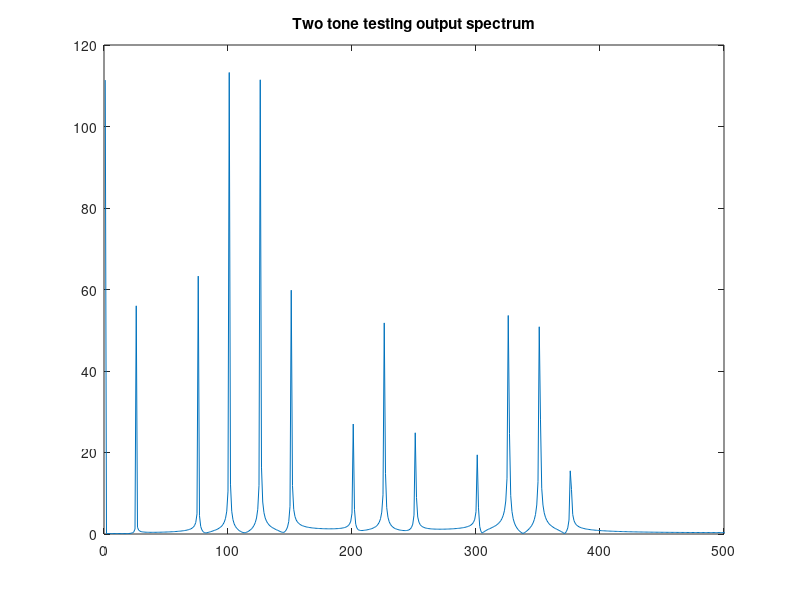

Write MATLAB code to recreate this figure.
t=0:0.001:1;
vm=15;
a0=1;       %offset
a1=10;      %fundamental gain
a2=0.5;
a3=0.05;
vin2=vm*(sin(200*pi*t)+sin(250*pi*t))
vout2=a0+(a1*vin2)-(a2*(vin2.^2))-(a3*(vin2.^3));
v2=(fft(vout2))/length(vout2)
plot(abs(v2))
xlim([0 500])
title('Two tone testing output spectrum')
